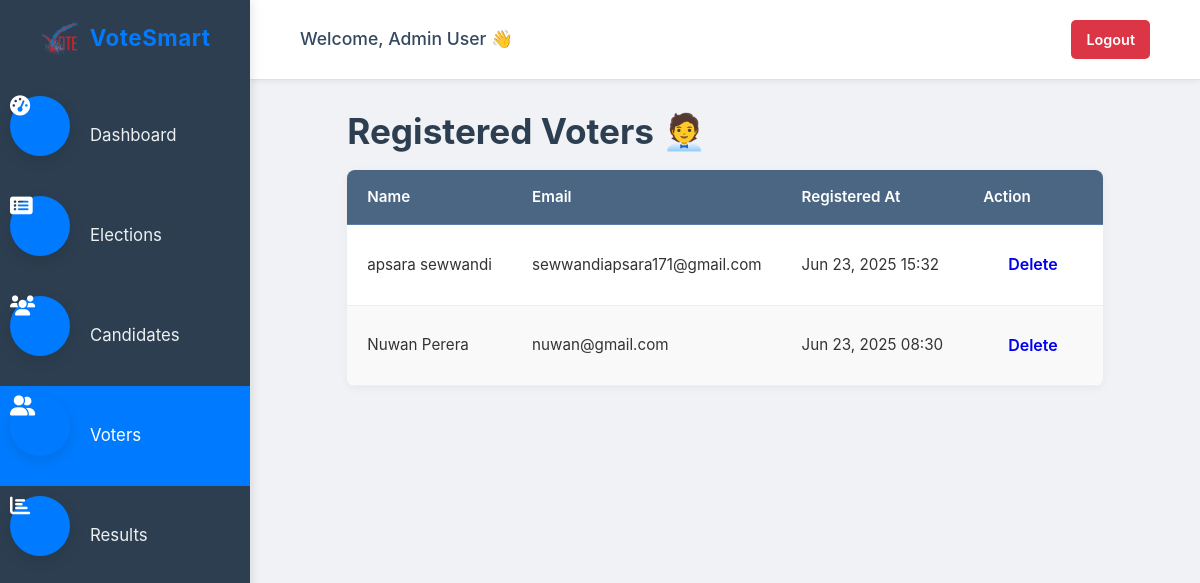
The page /admin/voters.php (signed in) on the database its author committed.
### tables this page shows
CREATE TABLE IF NOT EXISTS `users` (
  `id` int NOT NULL AUTO_INCREMENT,
  `name` varchar(100) NOT NULL,
  `email` varchar(100) NOT NULL,
  `password` varchar(255) NOT NULL,
  `role` enum('admin','voter') NOT NULL DEFAULT 'voter',
  `created_at` datetime DEFAULT CURRENT_TIMESTAMP,
  PRIMARY KEY (`id`),
  UNIQUE KEY `email` (`email`)
);

### admin/voters.php (the view, shortened to what this page needs)
<?php
require_once '../includes/db.php';
$admin_id = $_SESSION['user_id'];
$stmt = $conn->prepare("SELECT name FROM users WHERE id = ?");
$stmt->bind_param("i", $admin_id);
$stmt->execute();
$result = $stmt->get_result();
$admin = $result->fetch_assoc();
$admin_name = $admin ? $admin['name'] : 'Admin';
$voters = $conn->query("SELECT * FROM users WHERE role = 'voter' ORDER BY id DESC");
?>
<!DOCTYPE html>
<html lang="en">
<head>
    <link rel="stylesheet" href="../assets/css/myglobal.css">
    <link rel="stylesheet" href="css/myadmin-style.css">
    <link rel="stylesheet" href="https://cdnjs.cloudflare.com/ajax/libs/font-awesome/6.0.0-beta3/css/all.min.css" />
</head>
<body>
<div class="admin-wrapper">
    <aside class="admin-sidebar">
        <div class="sidebar-header">
            <a href="dashboard.php" class="sidebar-logo-link">
                <img src="../assets/images/logo.png" alt="Logo">
                <span>VoteSmart</span>
            </a>
        </div>
        <nav class="sidebar-nav">
            <ul>
                <li><a href="dashboard.php"><i class="fas fa-tachometer-alt"></i> Dashboard</a></li>
                <li><a href="manage-elections.php"><i class="fas fa-list-alt"></i> Elections</a></li>
                <li><a href="manage-candidates.php"><i class="fas fa-users"></i> Candidates</a></li>
                <li><a href="voters.php" class="active"><i class="fas fa-user-friends"></i> Voters</a></li>
                <li><a href="results.php"><i class="fas fa-chart-bar"></i> Results</a></li>
            </ul>
        </nav>
    </aside>
    <div class="admin-main-content">
        <header class="admin-main-header">
            <div class="container">
                <span class="welcome-message">Welcome, <?php echo htmlspecialchars($admin_name); ?> 👋</span>
                <a href="../logout.php" class="btn btn-logout">Logout</a>
            </div>
        </header>
        <main class="admin-content-area container">
            <h2>Registered Voters 🧑‍💼</h2>
            <table class="data-table">
                <thead>
                    <tr>
                        <th>Name</th>
                        <th>Email</th>
                        <th>Registered At</th>
                        <th>Action</th>
                    </tr>
                </thead>
                <tbody>
                    <?php while ($voter = $voters->fetch_assoc()): ?>
                        <tr>
                            <td><?php echo htmlspecialchars($voter['name']); ?></td>
                            <td><?php echo htmlspecialchars($voter['email']); ?></td>
                            <td><?php echo date('M d, Y H:i', strtotime($voter['created_at'] ?? 'now')); ?></td>
                            <td>
                                <a href="?delete=<?php echo $voter['id']; ?>" onclick="return confirm('Delete this voter?')" class="btn btn-danger btn-sm">Delete</a>
                            </td>
                        </tr>
                    <?php endwhile; ?>
                </tbody>
            </table>
        </main>
    </div>
</div>
</body>
</html>

### assets/css/myglobal.css (style rules this page uses)
*, *::before, *::after { box-sizing: border-box; margin: 0; padding: 0; }
body { font-family: 'Inter', 'Segoe UI', Roboto, 'Helvetica Neue', Arial, sans-serif; line-height: 1.6; color: #333; background-color: #f8f9fa; -webkit-font-smoothing: antialiased; scroll-behavior: smooth; }
.container { max-width: 1200px; margin: 0 auto; padding: 0 20px; }
h1, h2, h3, h4, h5, h6 { margin-bottom: 0.5em; color: #2c3e50; line-height: 1.2; }
h2 { font-size: 2.2em; }
.btn { display: inline-block; padding: 12px 25px; border-radius: 8px; text-decoration: none; font-weight: 600; transition: background-color 0.3s ease, color 0.3s ease, border-color 0.3s ease, transform 0.3s ease, box-shadow 0.3s ease; cursor: pointer; font-size: 1rem; text-align: center; white-space: nowrap; }
.fas { display: inline-flex; justify-content: center; align-items: center; width: 60px; height: 60px; background-color: #007bff; border-radius: 50%; margin-bottom: 20px; color: #fff; font-size: 2em; box-shadow: 0 5px 15px rgba(0, 0, 0, 0.1); }

### admin/css/myadmin-style.css (style rules this page uses)
.admin-wrapper { display: flex; min-height: 100vh; background-color: #f0f2f5; transition: margin-left 0.3s ease; }
.admin-sidebar { width: 250px; background-color: #2c3e50; color: #ecf0f1; display: flex; flex-direction: column; padding: 20px 0; box-shadow: 2px 0 10px rgba(0, 0, 0, 0.1); position: sticky; top: 0; left: 0; height: 100vh; overflow-y: auto; transition: width 0.3s ease; z-index: 1000; }
.sidebar-header { padding: 0 20px 30px; text-align: center; }
.sidebar-logo-link { display: flex; align-items: center; justify-content: center; text-decoration: none; color: #fff; font-size: 1.4em; font-weight: 700; }
.sidebar-logo-link img { height: 35px; margin-right: 10px; }
.sidebar-logo-link span { color: #007bff; letter-spacing: 0.5px; }
.sidebar-nav ul { list-style: none; padding: 0; margin: 0; }
.sidebar-nav li { margin-bottom: 0px; }
.sidebar-nav a { display: flex; align-items: center; padding: 15px 10px; color: #ecf0f1; text-decoration: none; font-size: 1.05em; transition: background-color 0.3s ease, color 0.3s ease; height: 100px; }
.sidebar-nav a .fas { margin-right: 20px; font-size: 1.2em; }
.sidebar-nav a:hover, .sidebar-nav a.active { background-color: #007bff; color: #fff; }
.admin-main-content { flex-grow: 1; display: flex; flex-direction: column; }
.admin-main-header { background-color: #ffffff; padding: 20px 30px; box-shadow: 0 2px 5px rgba(0, 0, 0, 0.05); display: flex; justify-content: space-between; align-items: center; border-bottom: 1px solid #e0e0e0; }
.admin-main-header .container { display: flex; justify-content: space-between; align-items: center; width: 100%; max-width: 1200px; margin: 0 auto; }
.admin-main-header .welcome-message { font-size: 1.1em; font-weight: 500; color: #34495e; }
.admin-main-header .btn-logout { background-color: #dc3545; border-color: #dc3545; color: #fff; padding: 8px 15px; font-size: 0.9em; border-radius: 5px; }
.admin-content-area { flex-grow: 1; padding: 30px; }
.data-table { width: 100%; border-collapse: collapse; margin-top: 15px; font-size: 0.95em; box-shadow: 0 2px 10px rgba(0, 0, 0, 0.05); border-radius: 8px; overflow: hidden; }
.data-table thead { background-color: #4a6682; color: #fff; }
.data-table th { padding: 15px 20px; text-align: left; font-weight: 600; border-bottom: 1px solid #5a7ea8; }
.data-table tbody tr { background-color: #fff; border-bottom: 1px solid #eee; }
.data-table tbody tr:nth-child(even) { background-color: #f9f9f9; }
.data-table td { padding: 15px 20px; vertical-align: middle; color: #333; }

### rows shown on the page
users: name "Admin User"
users: name "apsara sewwandi", email "sewwandiapsara171@gmail.com", created_at "Jun 23, 2025 15:32"
users: name "Nuwan Perera", email "nuwan@gmail.com", created_at "Jun 23, 2025 08:30"
